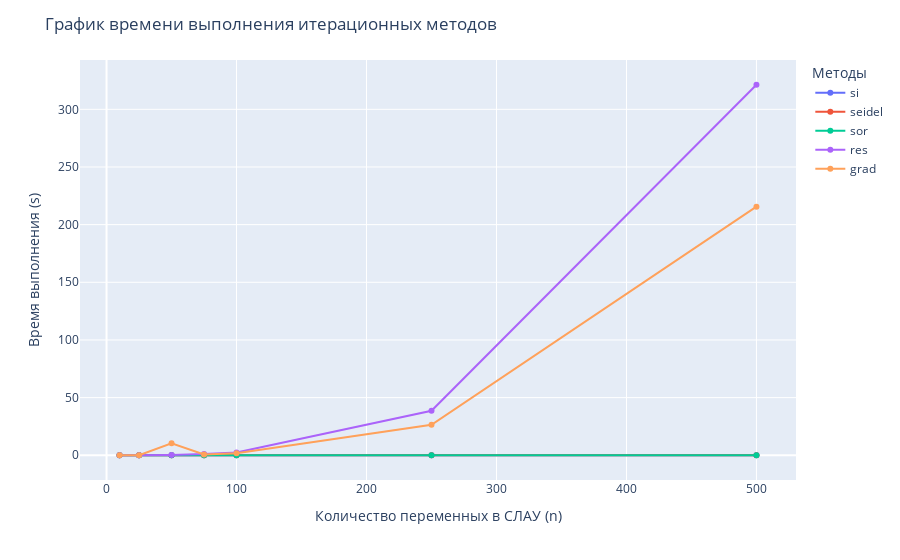

The notebook cell this image was saved under:
### Code cell
fig = px.line(accuracies_df, x="n", y="accuracy", color="algo", markers=True)

fig.update_layout(
    title="График точности решений СЛАУ, полученных итерационными методами",
    legend=dict(title="Методы"),
    xaxis_title="Количество переменных в СЛАУ (n)",
    yaxis_title="Точность решения (%)",
    yaxis=dict(tickformat=".2ef")
)

fig.show()

### Figure 1 — Plotly figure (JSON) as saved in the notebook; plotly's stock layout.template omitted (floating-point values rounded to 4 significant figures)
{"data": [{"hovertemplate": "algo=si<br>n=%{x}<br>time=%{y}<extra></extra>", "legendgroup": "si", "line": {"color": "#636efa", "dash": "solid"}, "marker": {"symbol": "circle"}, "mode": "lines+markers", "name": "si", "orientation": "v", "showlegend": true, "type": "scatter", "x": [10, 25, 50, 75, 100, 250, 500], "xaxis": "x", "y": [2.9e-05, 0.0001422, 0.001377, 0.0005898, 0.0008248, 0.005251, 0.02271], "yaxis": "y"}, {"hovertemplate": "algo=seidel<br>n=%{x}<br>time=%{y}<extra></extra>", "legendgroup": "seidel", "line": {"color": "#EF553B", "dash": "solid"}, "marker": {"symbol": "circle"}, "mode": "lines+markers", "name": "seidel", "orientation": "v", "showlegend": true, "type": "scatter", "x": [10, 25, 50, 75, 100, 250, 500], "xaxis": "x", "y": [2.2e-05, 0.0001326, 0.0004044, 0.0005659, 0.001149, 0.005326, 0.02481], "yaxis": "y"}, {"hovertemplate": "algo=sor<br>n=%{x}<br>time=%{y}<extra></extra>", "legendgroup": "sor", "line": {"color": "#00cc96", "dash": "solid"}, "marker": {"symbol": "circle"}, "mode": "lines+markers", "name": "sor", "orientation": "v", "showlegend": true, "type": "scatter", "x": [10, 25, 50, 75, 100, 250, 500], "xaxis": "x", "y": [2.43e-05, 0.0001242, 0.0004508, 0.0004726, 0.0008077, 0.004957, 0.02403], "yaxis": "y"}, {"hovertemplate": "algo=res<br>n=%{x}<br>time=%{y}<extra></extra>", "legendgroup": "res", "line": {"color": "#ab63fa", "dash": "solid"}, "marker": {"symbol": "circle"}, "mode": "lines+markers", "name": "res", "orientation": "v", "showlegend": true, "type": "scatter", "x": [10, 25, 50, 75, 100, 250, 500], "xaxis": "x", "y": [0.0004802, 0.01789, 0.2948, 1.01, 2.424, 38.59, 321.3], "yaxis": "y"}, {"hovertemplate": "algo=grad<br>n=%{x}<br>time=%{y}<extra></extra>", "legendgroup": "grad", "line": {"color": "#FFA15A", "dash": "solid"}, "marker": {"symbol": "circle"}, "mode": "lines+markers", "name": "grad", "orientation": "v", "showlegend": true, "type": "scatter", "x": [10, 25, 50, 75, 100, 250, 500], "xaxis": "x", "y": [0.00212, 0.02838, 10.36, 0.6972, 1.652, 26.43, 215.6], "yaxis": "y"}], "layout": {"legend": {"title": {"text": "Методы"}, "tracegroupgap": 0}, "margin": {"t": 60}, "title": {"text": "График времени выполнения итерационных методов"}, "xaxis": {"anchor": "y", "domain": [0, 1], "title": {"text": "Количество переменных в СЛАУ (n)"}}, "yaxis": {"anchor": "x", "domain": [0, 1], "tickformat": ".2ef", "title": {"text": "Время выполнения (s)"}}}}
